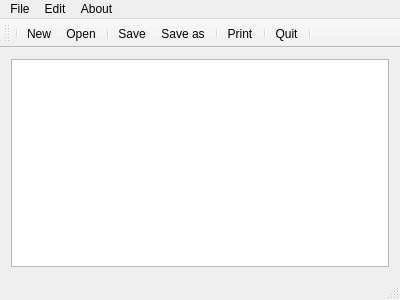
<?xml version="1.0" encoding="UTF-8"?>
<ui version="4.0">
 <class>MainWindow</class>
 <widget class="QMainWindow" name="MainWindow">
  <property name="geometry">
   <rect>
    <x>0</x>
    <y>0</y>
    <width>400</width>
    <height>300</height>
   </rect>
  </property>
  <property name="windowTitle">
   <string>Notepad</string>
  </property>
  <widget class="QWidget" name="centralWidget">
   <layout class="QHBoxLayout" name="horizontalLayout">
    <item>
     <widget class="QTextEdit" name="textEdit"/>
    </item>
   </layout>
  </widget>
  <widget class="QMenuBar" name="menuBar">
   <property name="geometry">
    <rect>
     <x>0</x>
     <y>0</y>
     <width>400</width>
     <height>22</height>
    </rect>
   </property>
   <widget class="QMenu" name="menuFile">
    <property name="title">
     <string>File</string>
    </property>
    <addaction name="actionNew"/>
    <addaction name="actionOpen"/>
    <addaction name="separator"/>
    <addaction name="actionSave"/>
    <addaction name="actionSave_as"/>
    <addaction name="separator"/>
    <addaction name="actionPrint"/>
    <addaction name="separator"/>
    <addaction name="actionQuit"/>
   </widget>
   <widget class="QMenu" name="menuEdit">
    <property name="title">
     <string>Edit</string>
    </property>
    <addaction name="actionCut"/>
    <addaction name="actionCopy"/>
    <addaction name="actionPaste"/>
    <addaction name="separator"/>
    <addaction name="actionRedo"/>
    <addaction name="actionUndo"/>
    <addaction name="separator"/>
    <addaction name="actionFont"/>
    <addaction name="actionColor"/>
    <addaction name="actionBackground_Color"/>
    <addaction name="actionWindow_Background"/>
   </widget>
   <widget class="QMenu" name="menuAbout">
    <property name="title">
     <string>About</string>
    </property>
    <addaction name="actionAbout_Notepad"/>
   </widget>
   <addaction name="menuFile"/>
   <addaction name="menuEdit"/>
   <addaction name="menuAbout"/>
  </widget>
  <widget class="QToolBar" name="mainToolBar">
   <attribute name="toolBarArea">
    <enum>TopToolBarArea</enum>
   </attribute>
   <attribute name="toolBarBreak">
    <bool>false</bool>
   </attribute>
   <addaction name="separator"/>
   <addaction name="actionNew"/>
   <addaction name="actionOpen"/>
   <addaction name="separator"/>
   <addaction name="actionSave"/>
   <addaction name="actionSave_as"/>
   <addaction name="separator"/>
   <addaction name="actionPrint"/>
   <addaction name="separator"/>
   <addaction name="actionQuit"/>
   <addaction name="separator"/>
  </widget>
  <widget class="QStatusBar" name="statusBar"/>
  <action name="actionNew">
   <property name="icon">
    <iconset resource="icons.qrc">
     <normaloff>:/icon/file.gif</normaloff>:/icon/file.gif</iconset>
   </property>
   <property name="text">
    <string>New</string>
   </property>
   <property name="shortcut">
    <string>Ctrl+N</string>
   </property>
  </action>
  <action name="actionOpen">
   <property name="icon">
    <iconset resource="icons.qrc">
     <normaloff>:/icon/open.gif</normaloff>:/icon/open.gif</iconset>
   </property>
   <property name="text">
    <string>Open</string>
   </property>
   <property name="shortcut">
    <string>Ctrl+O</string>
   </property>
  </action>
  <action name="actionSave">
   <property name="icon">
    <iconset resource="icons.qrc">
     <normaloff>:/icon/save.gif</normaloff>:/icon/save.gif</iconset>
   </property>
   <property name="text">
    <string>Save</string>
   </property>
   <property name="shortcut">
    <string>Ctrl+S</string>
   </property>
  </action>
  <action name="actionSave_as">
   <property name="icon">
    <iconset resource="icons.qrc">
     <normaloff>:/icon/saveas.gif</normaloff>:/icon/saveas.gif</iconset>
   </property>
   <property name="text">
    <string>Save as</string>
   </property>
   <property name="shortcut">
    <string>Ctrl+Alt+S</string>
   </property>
  </action>
  <action name="actionCut">
   <property name="icon">
    <iconset resource="icons.qrc">
     <normaloff>:/icon/cut.gif</normaloff>:/icon/cut.gif</iconset>
   </property>
   <property name="text">
    <string>Cut</string>
   </property>
   <property name="shortcut">
    <string>Ctrl+X</string>
   </property>
  </action>
  <action name="actionCopy">
   <property name="icon">
    <iconset resource="icons.qrc">
     <normaloff>:/icon/copy.gif</normaloff>:/icon/copy.gif</iconset>
   </property>
   <property name="text">
    <string>Copy</string>
   </property>
   <property name="shortcut">
    <string>Ctrl+C</string>
   </property>
  </action>
  <action name="actionPaste">
   <property name="icon">
    <iconset resource="icons.qrc">
     <normaloff>:/icon/paste.gif</normaloff>:/icon/paste.gif</iconset>
   </property>
   <property name="text">
    <string>Paste</string>
   </property>
   <property name="shortcut">
    <string>Ctrl+V</string>
   </property>
  </action>
  <action name="actionRedo">
   <property name="icon">
    <iconset resource="icons.qrc">
     <normaloff>:/icon/redo.gif</normaloff>:/icon/redo.gif</iconset>
   </property>
   <property name="text">
    <string>Redo</string>
   </property>
   <property name="shortcut">
    <string>Ctrl+Shift+Z</string>
   </property>
  </action>
  <action name="actionUndo">
   <property name="icon">
    <iconset resource="icons.qrc">
     <normaloff>:/icon/undo.gif</normaloff>:/icon/undo.gif</iconset>
   </property>
   <property name="text">
    <string>Undo</string>
   </property>
   <property name="shortcut">
    <string>Ctrl+Z</string>
   </property>
  </action>
  <action name="actionAbout_Notepad">
   <property name="icon">
    <iconset resource="icons.qrc">
     <normaloff>:/icon/about.gif</normaloff>:/icon/about.gif</iconset>
   </property>
   <property name="text">
    <string>About Notepad</string>
   </property>
  </action>
  <action name="actionFont">
   <property name="icon">
    <iconset resource="icons.qrc">
     <normaloff>:/icon/font.gif</normaloff>:/icon/font.gif</iconset>
   </property>
   <property name="text">
    <string>Font</string>
   </property>
   <property name="shortcut">
    <string>Ctrl+F</string>
   </property>
  </action>
  <action name="actionColor">
   <property name="icon">
    <iconset resource="icons.qrc">
     <normaloff>:/icon/fcolor.gif</normaloff>:/icon/fcolor.gif</iconset>
   </property>
   <property name="text">
    <string>Color</string>
   </property>
   <property name="shortcut">
    <string>Ctrl+Shift+F</string>
   </property>
  </action>
  <action name="actionBackground_Color">
   <property name="icon">
    <iconset resource="icons.qrc">
     <normaloff>:/icon/hlcolor.gif</normaloff>:/icon/hlcolor.gif</iconset>
   </property>
   <property name="text">
    <string>Background Color</string>
   </property>
   <property name="shortcut">
    <string>Ctrl+H</string>
   </property>
  </action>
  <action name="actionWindow_Background">
   <property name="icon">
    <iconset resource="icons.qrc">
     <normaloff>:/icon/bgcolor.gif</normaloff>:/icon/bgcolor.gif</iconset>
   </property>
   <property name="text">
    <string>Window Background</string>
   </property>
   <property name="shortcut">
    <string>Ctrl+B</string>
   </property>
  </action>
  <action name="actionPrint">
   <property name="icon">
    <iconset resource="icons.qrc">
     <normaloff>:/icon/print.gif</normaloff>:/icon/print.gif</iconset>
   </property>
   <property name="text">
    <string>Print</string>
   </property>
   <property name="shortcut">
    <string>Ctrl+P</string>
   </property>
  </action>
  <action name="actionQuit">
   <property name="icon">
    <iconset resource="icons.qrc">
     <normaloff>:/icon/quit.gif</normaloff>:/icon/quit.gif</iconset>
   </property>
   <property name="text">
    <string>Quit</string>
   </property>
   <property name="shortcut">
    <string>Ctrl+W</string>
   </property>
  </action>
 </widget>
 <layoutdefault spacing="6" margin="11"/>
 <resources>
  <include location="icons.qrc"/>
 </resources>
 <connections/>
</ui>
